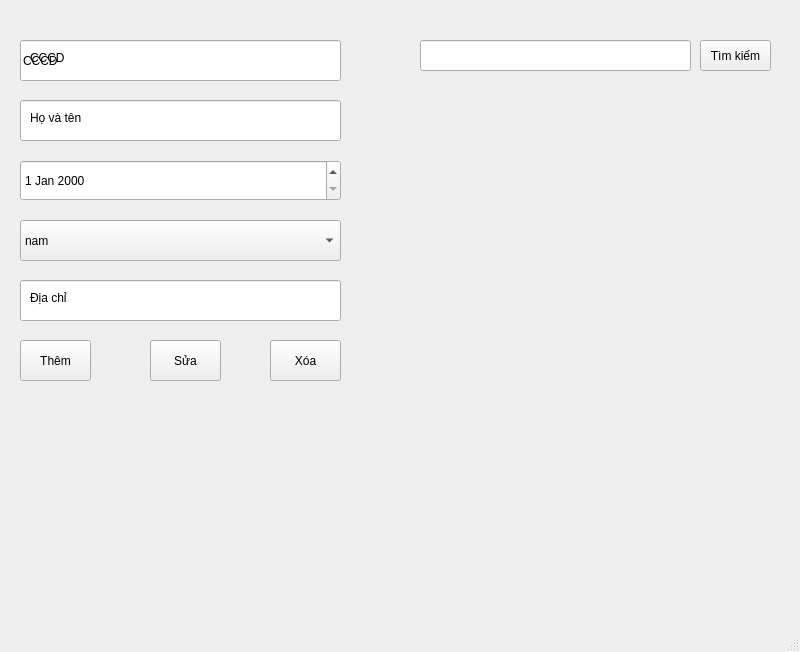
<?xml version="1.0" encoding="UTF-8"?>
<ui version="4.0">
 <class>MainWindow</class>
 <widget class="QMainWindow" name="MainWindow">
  <property name="geometry">
   <rect>
    <x>0</x>
    <y>0</y>
    <width>800</width>
    <height>652</height>
   </rect>
  </property>
  <property name="windowTitle">
   <string>MainWindow</string>
  </property>
  <widget class="QWidget" name="centralwidget">
   <widget class="QLineEdit" name="lineEdit">
    <property name="geometry">
     <rect>
      <x>20</x>
      <y>40</y>
      <width>321</width>
      <height>41</height>
     </rect>
    </property>
    <property name="text">
     <string>CCCD</string>
    </property>
   </widget>
   <widget class="QLabel" name="label">
    <property name="geometry">
     <rect>
      <x>30</x>
      <y>50</y>
      <width>55</width>
      <height>16</height>
     </rect>
    </property>
    <property name="text">
     <string>CCCD</string>
    </property>
   </widget>
   <widget class="QLineEdit" name="lineEdit_2">
    <property name="geometry">
     <rect>
      <x>20</x>
      <y>100</y>
      <width>321</width>
      <height>41</height>
     </rect>
    </property>
   </widget>
   <widget class="QLabel" name="label_2">
    <property name="geometry">
     <rect>
      <x>30</x>
      <y>110</y>
      <width>55</width>
      <height>16</height>
     </rect>
    </property>
    <property name="text">
     <string>Họ và tên</string>
    </property>
   </widget>
   <widget class="QDateEdit" name="dateEdit">
    <property name="geometry">
     <rect>
      <x>20</x>
      <y>160</y>
      <width>321</width>
      <height>41</height>
     </rect>
    </property>
   </widget>
   <widget class="QComboBox" name="comboBox">
    <property name="geometry">
     <rect>
      <x>20</x>
      <y>220</y>
      <width>321</width>
      <height>41</height>
     </rect>
    </property>
    <item>
     <property name="text">
      <string>nam</string>
     </property>
    </item>
    <item>
     <property name="text">
      <string>nữ</string>
     </property>
    </item>
   </widget>
   <widget class="QLineEdit" name="lineEdit_3">
    <property name="geometry">
     <rect>
      <x>20</x>
      <y>280</y>
      <width>321</width>
      <height>41</height>
     </rect>
    </property>
   </widget>
   <widget class="QLabel" name="label_3">
    <property name="geometry">
     <rect>
      <x>30</x>
      <y>290</y>
      <width>55</width>
      <height>16</height>
     </rect>
    </property>
    <property name="text">
     <string>Địa chỉ</string>
    </property>
   </widget>
   <widget class="QPushButton" name="pushButton">
    <property name="geometry">
     <rect>
      <x>20</x>
      <y>340</y>
      <width>71</width>
      <height>41</height>
     </rect>
    </property>
    <property name="text">
     <string>Thêm</string>
    </property>
   </widget>
   <widget class="QPushButton" name="pushButton_2">
    <property name="geometry">
     <rect>
      <x>150</x>
      <y>340</y>
      <width>71</width>
      <height>41</height>
     </rect>
    </property>
    <property name="text">
     <string>Sửa</string>
    </property>
   </widget>
   <widget class="QPushButton" name="pushButton_3">
    <property name="geometry">
     <rect>
      <x>270</x>
      <y>340</y>
      <width>71</width>
      <height>41</height>
     </rect>
    </property>
    <property name="text">
     <string>Xóa</string>
    </property>
   </widget>
   <widget class="QLineEdit" name="lineEdit_4">
    <property name="geometry">
     <rect>
      <x>420</x>
      <y>40</y>
      <width>271</width>
      <height>31</height>
     </rect>
    </property>
   </widget>
   <widget class="QPushButton" name="pushButton_4">
    <property name="geometry">
     <rect>
      <x>700</x>
      <y>40</y>
      <width>71</width>
      <height>31</height>
     </rect>
    </property>
    <property name="text">
     <string>Tìm kiếm</string>
    </property>
   </widget>
  </widget>
  <widget class="QMenuBar" name="menubar">
   <property name="geometry">
    <rect>
     <x>0</x>
     <y>0</y>
     <width>800</width>
     <height>26</height>
    </rect>
   </property>
  </widget>
  <widget class="QStatusBar" name="statusbar"/>
 </widget>
 <resources/>
 <connections/>
</ui>
